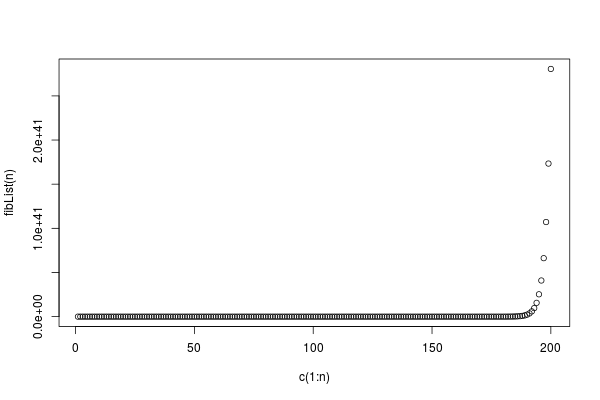

Source code (R):
# Create a list  of the first n fibonacci numbers
fibList <- function(n){
  theList <- numeric(n)
  theList[1] <- 1
  theList[2] <- 1
  for (i in 3:n) {
    theList[i] <- theList[i-1] + theList[i-2]
  }
  return(theList);
}

# Calling the function
fibList(10)
fibList(20)
fibList(100)

png("fib.png", 600, 400)

drawFib2D <- function(n){
  plot(c(1:n), fibList(n))
}

drawFib2D(200)


drawFib3D <- function(n){
  a1 = fibList(n)
  a2 = fibList(n*2):(n/2)*2
  a2 = fibList(n*2):(n/3)*3
  plot(c(1:n), fibList(n), fibList(n))
}

#----------- Playing around with eksponentials
expList <- function(n){
  theList <- numeric(n)
  
  for (i in 1:n) {
    theList[i] <- 2^i
  }
  return(theList);
}

png("exp.png", 600, 400)

drawExp2D <- function(n){
  plot(c(1:n), fibList(n))
}

drawExp2D(200)
